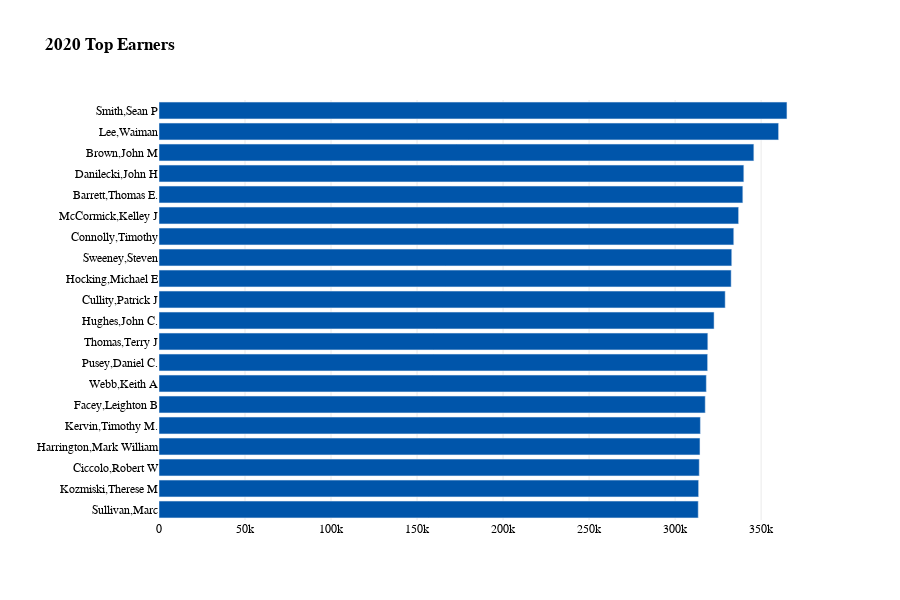

Here is the notebook cell this chart was saved with:
### Code cell
# the above thing but useing plotly

fig = px.bar(top20_20, x=' TOTAL EARNINGS ', y='NAME', color='NAME', orientation='h', title='<b>2020 Top Earners<b>', color_discrete_sequence=color_list)
fig.update_layout(showlegend=False)
fig.update_layout(font_family="GT America Bold")
# change the frount of thing other than title to GT-America-Standard-regular

fig.update_layout(font=dict(family="GT America", size=12, color="#000000"))

# increase the hight of the plot
fig.update_layout(height=600)

# make the background color to be transparent 
fig.update_layout(plot_bgcolor='rgba(0,0,0,0)')
fig.update_xaxes(showgrid=True, gridwidth=0.5, gridcolor='LightGray')
fig.update_layout(xaxis_title='', yaxis_title='')
fig.update_layout(font_family="GT America")
fig.show()

### Figure 1 — Plotly figure (JSON) as saved in the notebook; plotly's stock layout.template omitted (floating-point values rounded to 4 significant figures)
{"data": [{"alignmentgroup": "True", "hovertemplate": "NAME=%{y}<br> TOTAL EARNINGS =%{x}<extra></extra>", "legendgroup": "Smith,Sean P", "marker": {"color": "#0055aa", "pattern": {"shape": ""}}, "name": "Smith,Sean P", "offsetgroup": "Smith,Sean P", "orientation": "h", "showlegend": true, "textposition": "auto", "type": "bar", "x": [365000.0], "xaxis": "x", "y": ["Smith,Sean P"], "yaxis": "y"}, {"alignmentgroup": "True", "hovertemplate": "NAME=%{y}<br> TOTAL EARNINGS =%{x}<extra></extra>", "legendgroup": "Lee,Waiman", "marker": {"color": "#0055aa", "pattern": {"shape": ""}}, "name": "Lee,Waiman", "offsetgroup": "Lee,Waiman", "orientation": "h", "showlegend": true, "textposition": "auto", "type": "bar", "x": [360100.0], "xaxis": "x", "y": ["Lee,Waiman"], "yaxis": "y"}, {"alignmentgroup": "True", "hovertemplate": "NAME=%{y}<br> TOTAL EARNINGS =%{x}<extra></extra>", "legendgroup": "Brown,John M", "marker": {"color": "#0055aa", "pattern": {"shape": ""}}, "name": "Brown,John M", "offsetgroup": "Brown,John M", "orientation": "h", "showlegend": true, "textposition": "auto", "type": "bar", "x": [345800.0], "xaxis": "x", "y": ["Brown,John M"], "yaxis": "y"}, {"alignmentgroup": "True", "hovertemplate": "NAME=%{y}<br> TOTAL EARNINGS =%{x}<extra></extra>", "legendgroup": "Danilecki,John H", "marker": {"color": "#0055aa", "pattern": {"shape": ""}}, "name": "Danilecki,John H", "offsetgroup": "Danilecki,John H", "orientation": "h", "showlegend": true, "textposition": "auto", "type": "bar", "x": [339900.0], "xaxis": "x", "y": ["Danilecki,John H"], "yaxis": "y"}, {"alignmentgroup": "True", "hovertemplate": "NAME=%{y}<br> TOTAL EARNINGS =%{x}<extra></extra>", "legendgroup": "Barrett,Thomas E.", "marker": {"color": "#0055aa", "pattern": {"shape": ""}}, "name": "Barrett,Thomas E.", "offsetgroup": "Barrett,Thomas E.", "orientation": "h", "showlegend": true, "textposition": "auto", "type": "bar", "x": [339400.0], "xaxis": "x", "y": ["Barrett,Thomas E."], "yaxis": "y"}, {"alignmentgroup": "True", "hovertemplate": "NAME=%{y}<br> TOTAL EARNINGS =%{x}<extra></extra>", "legendgroup": "McCormick,Kelley J", "marker": {"color": "#0055aa", "pattern": {"shape": ""}}, "name": "McCormick,Kelley J", "offsetgroup": "McCormick,Kelley J", "orientation": "h", "showlegend": true, "textposition": "auto", "type": "bar", "x": [336900.0], "xaxis": "x", "y": ["McCormick,Kelley J"], "yaxis": "y"}, {"alignmentgroup": "True", "hovertemplate": "NAME=%{y}<br> TOTAL EARNINGS =%{x}<extra></extra>", "legendgroup": "Connolly,Timothy", "marker": {"color": "#0055aa", "pattern": {"shape": ""}}, "name": "Connolly,Timothy", "offsetgroup": "Connolly,Timothy", "orientation": "h", "showlegend": true, "textposition": "auto", "type": "bar", "x": [334100.0], "xaxis": "x", "y": ["Connolly,Timothy"], "yaxis": "y"}, {"alignmentgroup": "True", "hovertemplate": "NAME=%{y}<br> TOTAL EARNINGS =%{x}<extra></extra>", "legendgroup": "Sweeney,Steven", "marker": {"color": "#0055aa", "pattern": {"shape": ""}}, "name": "Sweeney,Steven", "offsetgroup": "Sweeney,Steven", "orientation": "h", "showlegend": true, "textposition": "auto", "type": "bar", "x": [332900.0], "xaxis": "x", "y": ["Sweeney,Steven"], "yaxis": "y"}, {"alignmentgroup": "True", "hovertemplate": "NAME=%{y}<br> TOTAL EARNINGS =%{x}<extra></extra>", "legendgroup": "Hocking,Michael E", "marker": {"color": "#0055aa", "pattern": {"shape": ""}}, "name": "Hocking,Michael E", "offsetgroup": "Hocking,Michael E", "orientation": "h", "showlegend": true, "textposition": "auto", "type": "bar", "x": [332600.0], "xaxis": "x", "y": ["Hocking,Michael E"], "yaxis": "y"}, {"alignmentgroup": "True", "hovertemplate": "NAME=%{y}<br> TOTAL EARNINGS =%{x}<extra></extra>", "legendgroup": "Cullity,Patrick J", "marker": {"color": "#0055aa", "pattern": {"shape": ""}}, "name": "Cullity,Patrick J", "offsetgroup": "Cullity,Patrick J", "orientation": "h", "showlegend": true, "textposition": "auto", "type": "bar", "x": [329100.0], "xaxis": "x", "y": ["Cullity,Patrick J"], "yaxis": "y"}, {"alignmentgroup": "True", "hovertemplate": "NAME=%{y}<br> TOTAL EARNINGS =%{x}<extra></extra>", "legendgroup": "Hughes,John C.", "marker": {"color": "#0055aa", "pattern": {"shape": ""}}, "name": "Hughes,John C.", "offsetgroup": "Hughes,John C.", "orientation": "h", "showlegend": true, "textposition": "auto", "type": "bar", "x": [322600.0], "xaxis": "x", "y": ["Hughes,John C."], "yaxis": "y"}, {"alignmentgroup": "True", "hovertemplate": "NAME=%{y}<br> TOTAL EARNINGS =%{x}<extra></extra>", "legendgroup": "Thomas,Terry J", "marker": {"color": "#0055aa", "pattern": {"shape": ""}}, "name": "Thomas,Terry J", "offsetgroup": "Thomas,Terry J", "orientation": "h", "showlegend": true, "textposition": "auto", "type": "bar", "x": [319000.0], "xaxis": "x", "y": ["Thomas,Terry J"], "yaxis": "y"}, {"alignmentgroup": "True", "hovertemplate": "NAME=%{y}<br> TOTAL EARNINGS =%{x}<extra></extra>", "legendgroup": "Pusey,Daniel C.", "marker": {"color": "#0055aa", "pattern": {"shape": ""}}, "name": "Pusey,Daniel C.", "offsetgroup": "Pusey,Daniel C.", "orientation": "h", "showlegend": true, "textposition": "auto", "type": "bar", "x": [318900.0], "xaxis": "x", "y": ["Pusey,Daniel C."], "yaxis": "y"}, {"alignmentgroup": "True", "hovertemplate": "NAME=%{y}<br> TOTAL EARNINGS =%{x}<extra></extra>", "legendgroup": "Webb,Keith A", "marker": {"color": "#0055aa", "pattern": {"shape": ""}}, "name": "Webb,Keith A", "offsetgroup": "Webb,Keith A", "orientation": "h", "showlegend": true, "textposition": "auto", "type": "bar", "x": [318100.0], "xaxis": "x", "y": ["Webb,Keith A"], "yaxis": "y"}, {"alignmentgroup": "True", "hovertemplate": "NAME=%{y}<br> TOTAL EARNINGS =%{x}<extra></extra>", "legendgroup": "Facey,Leighton B", "marker": {"color": "#0055aa", "pattern": {"shape": ""}}, "name": "Facey,Leighton B", "offsetgroup": "Facey,Leighton B", "orientation": "h", "showlegend": true, "textposition": "auto", "type": "bar", "x": [317500.0], "xaxis": "x", "y": ["Facey,Leighton B"], "yaxis": "y"}, {"alignmentgroup": "True", "hovertemplate": "NAME=%{y}<br> TOTAL EARNINGS =%{x}<extra></extra>", "legendgroup": "Kervin,Timothy M.", "marker": {"color": "#0055aa", "pattern": {"shape": ""}}, "name": "Kervin,Timothy M.", "offsetgroup": "Kervin,Timothy M.", "orientation": "h", "showlegend": true, "textposition": "auto", "type": "bar", "x": [314700.0], "xaxis": "x", "y": ["Kervin,Timothy M."], "yaxis": "y"}, {"alignmentgroup": "True", "hovertemplate": "NAME=%{y}<br> TOTAL EARNINGS =%{x}<extra></extra>", "legendgroup": "Harrington,Mark William", "marker": {"color": "#0055aa", "pattern": {"shape": ""}}, "name": "Harrington,Mark William", "offsetgroup": "Harrington,Mark William", "orientation": "h", "showlegend": true, "textposition": "auto", "type": "bar", "x": [314400.0], "xaxis": "x", "y": ["Harrington,Mark William"], "yaxis": "y"}, {"alignmentgroup": "True", "hovertemplate": "NAME=%{y}<br> TOTAL EARNINGS =%{x}<extra></extra>", "legendgroup": "Ciccolo,Robert W", "marker": {"color": "#0055aa", "pattern": {"shape": ""}}, "name": "Ciccolo,Robert W", "offsetgroup": "Ciccolo,Robert W", "orientation": "h", "showlegend": true, "textposition": "auto", "type": "bar", "x": [314000.0], "xaxis": "x", "y": ["Ciccolo,Robert W"], "yaxis": "y"}, {"alignmentgroup": "True", "hovertemplate": "NAME=%{y}<br> TOTAL EARNINGS =%{x}<extra></extra>", "legendgroup": "Kozmiski,Therese M", "marker": {"color": "#0055aa", "pattern": {"shape": ""}}, "name": "Kozmiski,Therese M", "offsetgroup": "Kozmiski,Therese M", "orientation": "h", "showlegend": true, "textposition": "auto", "type": "bar", "x": [313700.0], "xaxis": "x", "y": ["Kozmiski,Therese M"], "yaxis": "y"}, {"alignmentgroup": "True", "hovertemplate": "NAME=%{y}<br> TOTAL EARNINGS =%{x}<extra></extra>", "legendgroup": "Sullivan,Marc", "marker": {"color": "#0055aa", "pattern": {"shape": ""}}, "name": "Sullivan,Marc", "offsetgroup": "Sullivan,Marc", "orientation": "h", "showlegend": true, "textposition": "auto", "type": "bar", "x": [313400.0], "xaxis": "x", "y": ["Sullivan,Marc"], "yaxis": "y"}], "layout": {"barmode": "relative", "font": {"color": "#000000", "family": "GT America", "size": 12}, "height": 600, "legend": {"title": {"text": "NAME"}, "tracegroupgap": 0}, "plot_bgcolor": "rgba(0,0,0,0)", "showlegend": false, "title": {"text": "<b>2020 Top Earners<b>"}, "xaxis": {"anchor": "y", "domain": [0, 1], "gridcolor": "LightGray", "gridwidth": 0.5, "showgrid": true, "title": {"text": ""}}, "yaxis": {"anchor": "x", "categoryarray": ["Sullivan,Marc", "Kozmiski,Therese M", "Ciccolo,Robert W", "Harrington,Mark William", "Kervin,Timothy M.", "Facey,Leighton B", "Webb,Keith A", "Pusey,Daniel C.", "Thomas,Terry J", "Hughes,John C.", "Cullity,Patrick J", "Hocking,Michael E", "Sweeney,Steven", "Connolly,Timothy", "McCormick,Kelley J", "Barrett,Thomas E.", "Danilecki,John H", "Brown,John M", "Lee,Waiman", "Smith,Sean P"], "categoryorder": "array", "domain": [0, 1], "title": {"text": ""}}}}
